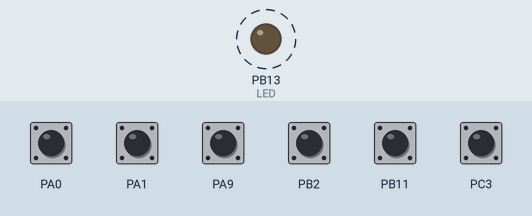
This program was run on a simulated STM32 Blue Pill. On the bench: output pins drawn as LEDs (lit = HIGH). Dashed ring = blinking. Inputs (shaded band) come from the test bench; at power-on: PA0, PA1, PA9, PB2, PB11, PC3 HIGH. What the program prints to the serial monitor is not drawn.

Above: at 1.26 s.
1.3 s: PA0 pulled LOW for 0.15 s
Timing chart, 0 to 10.3 s (numbered marks = the images above; inputs shaded):
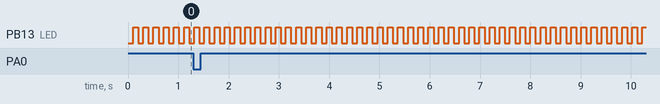

Measured:
- by itself, PB13 (LED): alternates HIGH for 0.10 s and LOW for 0.10 s

The program:

main.cpp
```cpp
#include <Arduino.h>
#include "PushButton.h"
#include "ButtonManager.h"

#define LED PB13
#define BLINK_DELAY 100

#define BUTTON1_PIN PB2
#define BUTTON2_PIN PB11
#define BUTTON3_PIN PA9

#define BUTTON4_PIN PA0
#define BUTTON5_PIN PA1
#define BUTTON6_PIN PC3

// Create a ButtonManager instance.
ButtonManager buttons;

// Example callback functions.
void onPressButton1() {
  Serial.println("Button 1 Pressed");
}

void onReleaseButton1() {
  Serial.println("Button 1 Released");
}

void onPressButton2() {
  Serial.println("Button 2 Pressed");
}

void onReleaseButton2() {
  Serial.println("Button 2 Released");
}

void onPressButton3() {
  Serial.println("Button 3 Pressed");
}

void onReleaseButton3() {
  Serial.println("Button 3 Released");
}

void onPressButton4() {
  Serial.println("Button 4 Pressed");
}

void onReleaseButton4() {
  Serial.println("Button 4 Released");
}

void onPressButton5() {
  Serial.println("Button 5 Pressed");
}

void onReleaseButton5() {
  Serial.println("Button 5 Released");
}

void onPressButton6() {
  Serial.println("Button 6 Pressed");
}

void onReleaseButton6() {
  Serial.println("Button 6 Released");
}


void setup() {
  pinMode(LED, OUTPUT);

  int idx = 0;

  // Add buttons to the manager.
  buttons.assignFunction(BUTTON1_PIN, onPressButton1, onReleaseButton1);
  buttons.assignFunction(BUTTON2_PIN, onPressButton2, onReleaseButton2);
  buttons.assignFunction(BUTTON3_PIN, onPressButton3, onReleaseButton3);
  buttons.assignFunction(BUTTON4_PIN, onPressButton4, onReleaseButton4);
  buttons.assignFunction(BUTTON5_PIN, onPressButton5, onReleaseButton5);
  buttons.assignFunction(BUTTON6_PIN, onPressButton6, onReleaseButton6);


  Serial.begin(115200);
  Serial.println("Button Manager Example");
}

void loop() {
  static unsigned long last = millis();
  if (millis() - last > BLINK_DELAY) {
    last = millis();
    digitalWrite(LED, !digitalRead(LED));
  }

  // Process all buttons each loop cycle.
  buttons.process();
}
```

ButtonManager.h
```cpp
#ifndef BUTTONMANAGER_H
#define BUTTONMANAGER_H

#include "PushButton.h"

// Maximum number of buttons to manage.
#define MAX_BUTTONS 10

class ButtonManager {
public:
  ButtonManager() : _buttonCount(0) {
    // Initialize the array pointers to nullptr.
    for (int i = 0; i < MAX_BUTTONS; i++) {
      _buttons[i] = nullptr;
    }
  }

  // assignFunction creates a new button for a given pin if it does not exist,
  // sets the callbacks, and returns true if successful.
  bool assignFunction(uint8_t pin, Callback onPress, Callback onRelease,
                      bool activeLow = true, unsigned long debounceDelay = 50) {
    PushButton* btn = findButton(pin);
    if (btn == nullptr) {
      // Create a new button if there's room.
      if (_buttonCount >= MAX_BUTTONS) {
        return false; // No space available.
      }
      btn = new PushButton(pin, activeLow, debounceDelay);
      _buttons[_buttonCount++] = btn;
    }
    // Attach the callbacks.
    btn->attachOnPress(onPress);
    btn->attachOnRelease(onRelease);
    return true;
  }

  // modify locates an existing button by pin and modifies its parameters.
  // Returns true if the button was found and modified, false otherwise.
  bool modify(uint8_t pin, Callback onPress, Callback onRelease,
              bool activeLow, unsigned long debounceDelay) {
    PushButton* btn = findButton(pin);
    if (btn == nullptr) {
      return false; // No button found with the specified pin.
    }
    btn->setActiveLow(activeLow);
    btn->setDebounceDelay(debounceDelay);
    btn->attachOnPress(onPress);
    btn->attachOnRelease(onRelease);
    return true;
  }

  // Call this method in your main loop to update all buttons.
  void process() {
    for (int i = 0; i < _buttonCount; i++) {
      if (_buttons[i] != nullptr) {
        _buttons[i]->process();
      }
    }
  }

private:
  PushButton* _buttons[MAX_BUTTONS];
  int _buttonCount;

  // Searches for an existing button by its pin.
  PushButton* findButton(uint8_t pin) {
    for (int i = 0; i < _buttonCount; i++) {
      if (_buttons[i] && _buttons[i]->getPin() == pin) {
        return _buttons[i];
      }
    }
    return nullptr;
  }
};

#endif // BUTTONMANAGER_H
```

PushButton.h
```cpp
// PushButton.h
#ifndef PUSHBUTTON_H
#define PUSHBUTTON_H

#include <Arduino.h>
#include <functional> // Include for std::function

typedef std::function<void()> Callback;

class PushButton {
public:
  PushButton(uint8_t pin, bool activeLow = true, unsigned long debounceDelay = 50)
    : _pin(pin),
      _activeLow(activeLow),
      _debounceDelay(debounceDelay),
      _lastDebounceTime(0),
      _onPressCallback(nullptr),
      _onReleaseCallback(nullptr)
  {
    if (_activeLow) {
      pinMode(_pin, INPUT_PULLUP);
    } else {
      pinMode(_pin, INPUT);
    }
    _currentState = getRawState();
    _lastState = _currentState;
  }

  void attachOnPress(Callback callback)   { _onPressCallback = callback; }
  void attachOnRelease(Callback callback) { _onReleaseCallback = callback; }

  uint8_t getPin() const { return _pin; }

  void process() {
    bool reading = getRawState();
    unsigned long now = millis();

    if (reading != _lastState) {
      _lastDebounceTime = now;
    }

    if ((now - _lastDebounceTime) > _debounceDelay) {
      if (reading != _currentState) {
        _currentState = reading;
        if (isPressed(_currentState)) {
          if (_onPressCallback) { _onPressCallback(); }
        } else {
          if (_onReleaseCallback) { _onReleaseCallback(); }
        }
      }
    }
    _lastState = reading;
  }

  // Setter for debounce delay.
  void setDebounceDelay(unsigned long delay) { _debounceDelay = delay; }

  // Setter for activeLow; reconfigure the pin mode.
  void setActiveLow(bool activeLow) {
    _activeLow = activeLow;
    if (_activeLow) {
      pinMode(_pin, INPUT_PULLUP);
    } else {
      pinMode(_pin, INPUT);
    }
  }

private:
  uint8_t _pin;
  bool _activeLow;
  unsigned long _debounceDelay;
  bool _lastState;
  bool _currentState;
  unsigned long _lastDebounceTime;

  Callback _onPressCallback;
  Callback _onReleaseCallback;

  bool getRawState() { return digitalRead(_pin); }
  bool isPressed(bool state) { return _activeLow ? (state == LOW) : (state == HIGH); }
};

#endif // PUSHBUTTON_H
```

PushButton.cpp
```cpp

```
